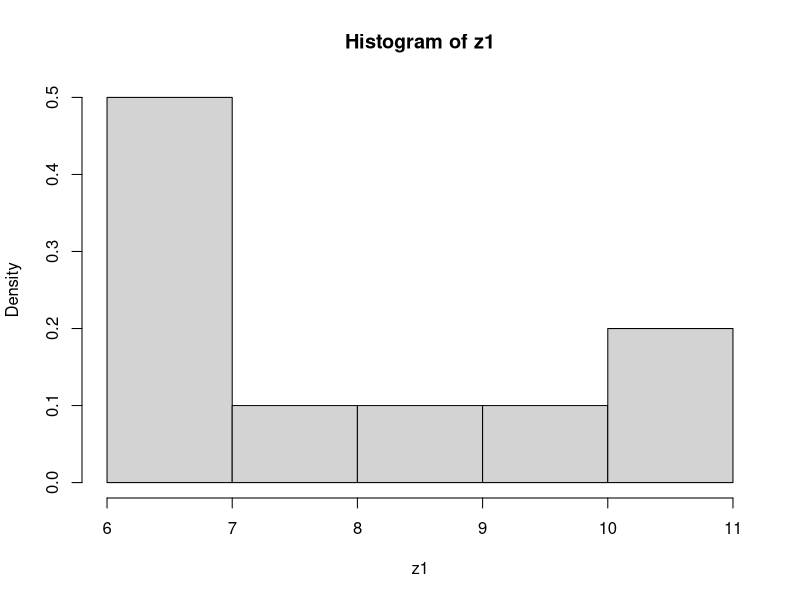
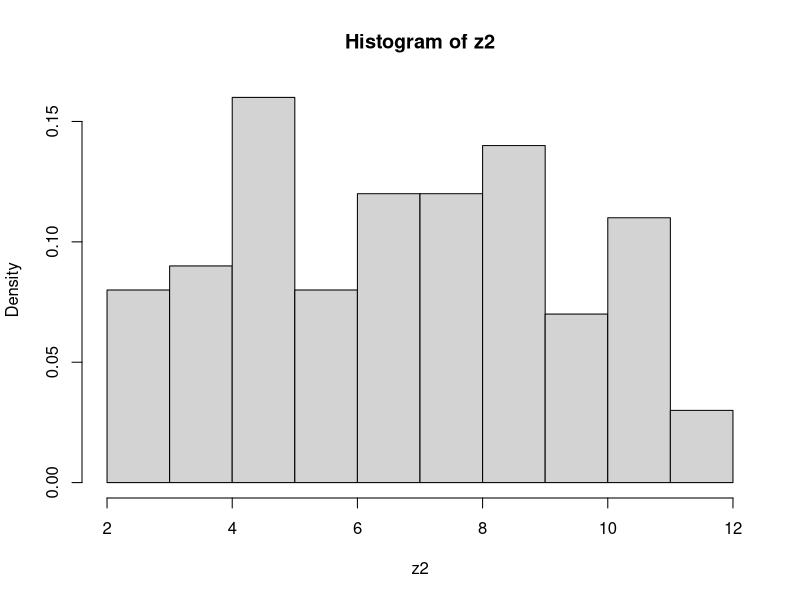
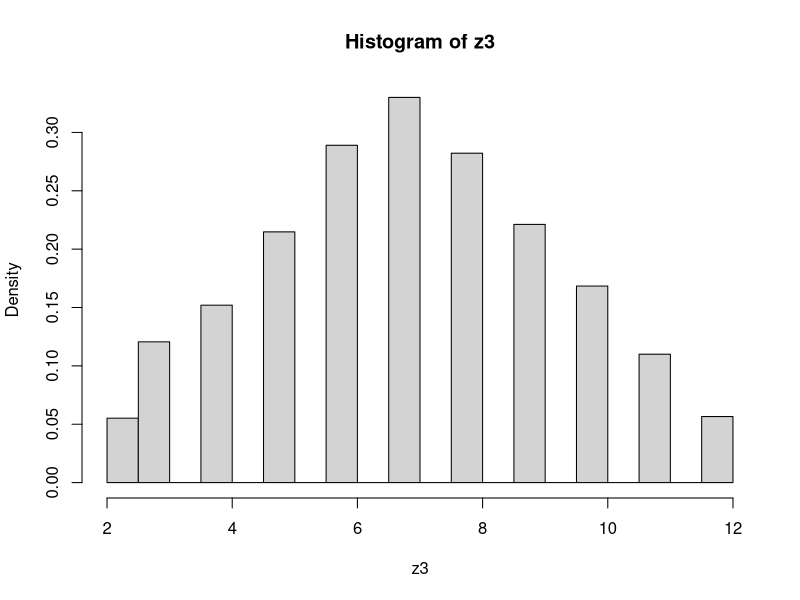
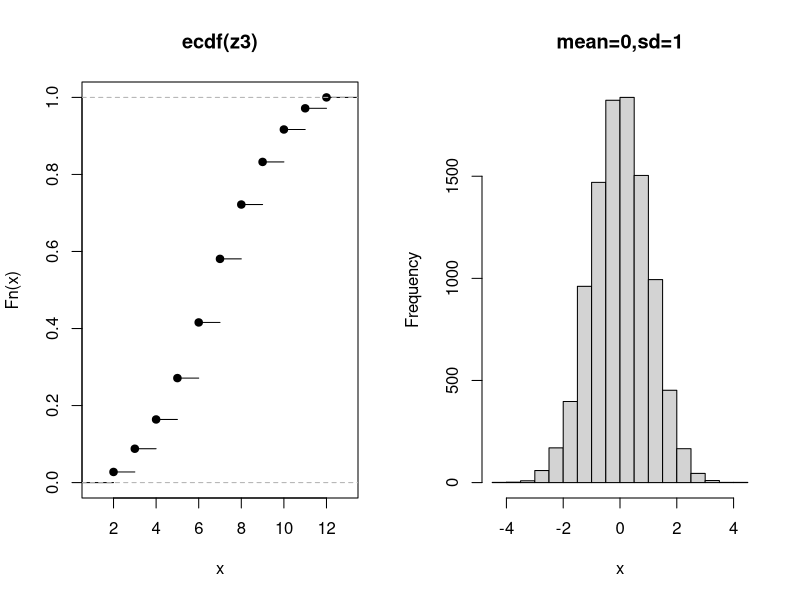
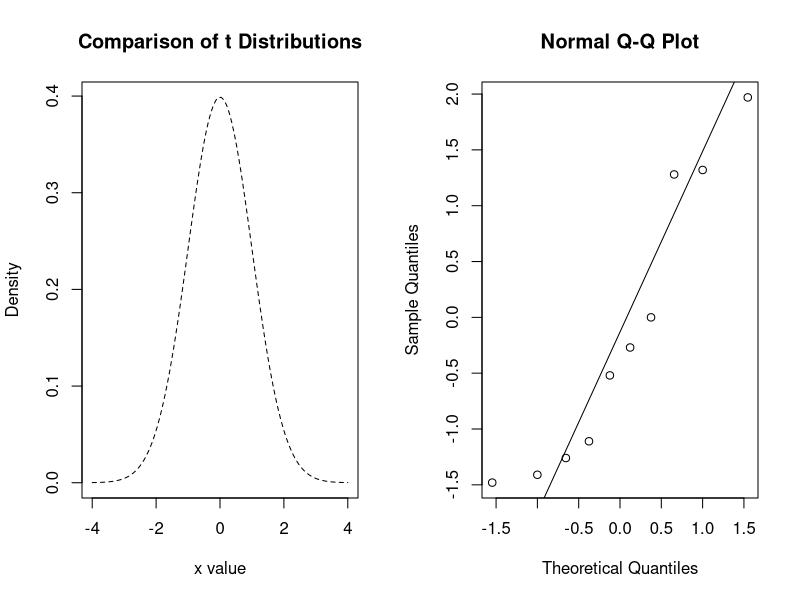

The R source for these figures, in order:
dice=function(k){
  #n is numberof experiment
  x<<-sample(x=c(1,2,3,4,5,6),size=k,replace=T)
  y<<-sample(x=c(1,2,3,4,5,6),size=k,replace=T)
  m=x+y
  return(m)
}

#10 times rolled
z1=dice(10) 
hist(z1,freq=F)#freq=F look for the probabilty

#100 times rolled
z2=dice(100)
hist(z2,freq=F)

#10000 times rolled
z3=dice(10000)
hist(z3,freq=F)

# i could learn that more trial number, it gets more similar to normal dist.

par(mfrow=c(1,2))
#################################
#    working in lecture 6       #
#################################


#drawing emperical cdf
P = ecdf(z3) 
plot(P)

#plotting noraml dist.

x=rnorm(10000,0,sd=1)
hist(x,main="mean=0,sd=1")

### plotting 2nd version 

x <- seq(-4, 4, length=100)
hx <- dnorm(x)



degf <- c(1, 3, 8, 30)
colors <- c("red", "blue", "darkgreen", "gold", "black")
labels <- c("df=1", "df=3", "df=8", "df=30", "normal")

plot(x, hx, type="l", lty=2, xlab="x value",
     ylab="Density", main="Comparison of t Distributions")

#convert percentile mean=70 inch, sd=5 inch
z=(62-70)/5
pnorm(z)


#Jim and Mike height

Z_Mike=(67-70)/3.3
Z_Mike
pnorm(Z_Mike)

#pdf pi and cdf PI

1-pnorm(1,mean=3,sd=sqrt(5))

#qqplot data

y=sample(x=seq(-2,2,0.01),size=10,replace=T)
qqnorm(y)
qqline(y)


# hist and R script